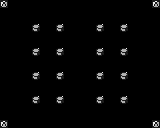

This game map was drawn from its Tiled (.tmx) file and the tilesets committed beside it. A one-line description and the full map source follow:
An orthogonal 20x16 tile map with 8x8 px tiles, 3 tile layers (Background, Collision, Overlap).

<map version="1.0" orientation="orthogonal" renderorder="right-down" width="20" height="16" tilewidth="8" tileheight="8" nextobjectid="1">
 <tileset firstgid="1" name="char_sheet" tilewidth="8" tileheight="8" tilecount="1024" columns="32">
  <image source="../../char_sheet.png" width="256" height="256" />
 </tileset>
 <layer name="Background" width="20" height="16">
  <data encoding="csv">
63,0,0,0,0,0,0,0,0,0,0,0,0,0,0,0,0,0,0,63,
0,0,0,0,0,0,0,0,0,0,0,0,0,0,0,0,0,0,0,0,
0,0,0,0,0,0,0,0,0,0,0,0,0,0,0,0,0,0,0,0,
0,0,0,0,0,0,0,0,0,0,0,0,0,0,0,0,0,0,0,0,
0,0,0,0,0,0,0,0,0,0,0,0,0,0,0,0,0,0,0,0,
0,0,0,0,0,0,0,0,0,0,0,0,0,0,0,0,0,0,0,0,
0,0,0,0,0,0,0,0,0,0,0,0,0,0,0,0,0,0,0,0,
0,0,0,0,0,0,0,0,0,0,0,0,0,0,0,0,0,0,0,0,
0,0,0,0,0,0,0,0,0,0,0,0,0,0,0,0,0,0,0,0,
0,0,0,0,0,0,0,0,0,0,0,0,0,0,0,0,0,0,0,0,
0,0,0,0,0,0,0,0,0,0,0,0,0,0,0,0,0,0,0,0,
0,0,0,0,0,0,0,0,0,0,0,0,0,0,0,0,0,0,0,0,
0,0,0,0,0,0,0,0,0,0,0,0,0,0,0,0,0,0,0,0,
0,0,0,0,0,0,0,0,0,0,0,0,0,0,0,0,0,0,0,0,
0,0,0,0,0,0,0,0,0,0,0,0,0,0,0,0,0,0,0,0,
63,0,0,0,0,0,0,0,0,0,0,0,0,0,0,0,0,0,0,63
</data>
 </layer>
 <layer name="Collision" width="20" height="16">
  <data encoding="csv">
0,0,0,0,0,0,0,0,0,0,0,0,0,0,0,0,0,0,0,0,
0,0,0,0,0,0,0,0,0,0,0,0,0,0,0,0,0,0,0,0,
0,0,0,0,0,0,0,0,0,0,0,0,0,0,0,0,0,0,0,0,
0,0,0,0,29,0,0,29,0,0,0,0,29,0,0,29,0,0,0,0,
0,0,0,0,0,0,0,0,0,0,0,0,0,0,0,0,0,0,0,0,
0,0,0,0,0,0,0,0,0,0,0,0,0,0,0,0,0,0,0,0,
0,0,0,0,29,0,0,29,0,0,0,0,29,0,0,29,0,0,0,0,
0,0,0,0,0,0,0,0,0,0,0,0,0,0,0,0,0,0,0,0,
0,0,0,0,0,0,0,0,0,0,0,0,0,0,0,0,0,0,0,0,
0,0,0,0,29,0,0,29,0,0,0,0,29,0,0,29,0,0,0,0,
0,0,0,0,0,0,0,0,0,0,0,0,0,0,0,0,0,0,0,0,
0,0,0,0,0,0,0,0,0,0,0,0,0,0,0,0,0,0,0,0,
0,0,0,0,29,0,0,29,0,0,0,0,29,0,0,29,0,0,0,0,
0,0,0,0,0,0,0,0,0,0,0,0,0,0,0,0,0,0,0,0,
0,0,0,0,0,0,0,0,0,0,0,0,0,0,0,0,0,0,0,0,
0,0,0,0,0,0,0,0,0,0,0,0,0,0,0,0,0,0,0,0
</data>
 </layer>
 <layer name="Overlap" width="20" height="16">
  <data encoding="csv">
0,0,0,0,0,0,0,0,0,0,0,0,0,0,0,0,0,0,0,0,
0,0,0,0,0,0,0,0,0,0,0,0,0,0,0,0,0,0,0,0,
0,0,0,0,0,0,0,0,0,0,0,0,0,0,0,0,0,0,0,0,
0,0,0,0,0,0,0,0,0,0,0,0,0,0,0,0,0,0,0,0,
0,0,0,0,0,0,0,0,0,0,0,0,0,0,0,0,0,0,0,0,
0,0,0,0,0,0,0,0,0,0,0,0,0,0,0,0,0,0,0,0,
0,0,0,0,0,0,0,0,0,0,0,0,0,0,0,0,0,0,0,0,
0,0,0,0,0,0,0,0,0,0,0,0,0,0,0,0,0,0,0,0,
0,0,0,0,0,0,0,0,0,0,0,0,0,0,0,0,0,0,0,0,
0,0,0,0,0,0,0,0,0,0,0,0,0,0,0,0,0,0,0,0,
0,0,0,0,0,0,0,0,0,0,0,0,0,0,0,0,0,0,0,0,
0,0,0,0,0,0,0,0,0,0,0,0,0,0,0,0,0,0,0,0,
0,0,0,0,0,0,0,0,0,0,0,0,0,0,0,0,0,0,0,0,
0,0,0,0,0,0,0,0,0,0,0,0,0,0,0,0,0,0,0,0,
0,0,0,0,0,0,0,0,0,0,0,0,0,0,0,0,0,0,0,0,
0,0,0,0,0,0,0,0,0,0,0,0,0,0,0,0,0,0,0,0
</data>
 </layer>
</map>